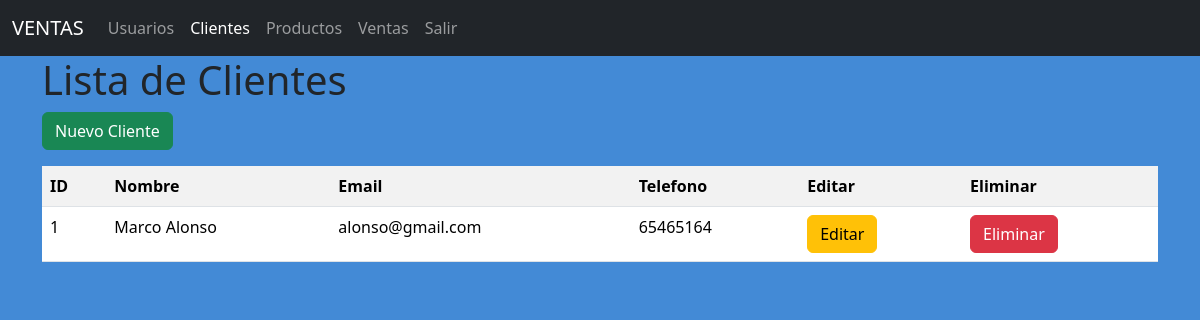
/clientes/, run on the app's committed database.
### models/cliente_model.py (models this page shows, shortened)
class Cliente(db.Model):
    __tablename__ = "clientes"
    id = db.Column(db.Integer,primary_key = True)
    nombre = db.Column(db.String(80),nullable=False)
    email = db.Column(db.String(100),nullable=False)
    telefono = db.Column(db.String(20),nullable=False)
    ventas = db.relationship('Venta',back_populates='cliente')
    @staticmethod
    def get_all():
        return Cliente.query.all()

### controllers/cliente_controller.py (the view)
@cliente_bp.route("/")
def index():
    clientes = Cliente.get_all()
    return cliente_view.list(clientes)

### run.py (called while the page is built)
@app.context_processor
def inject_active_path():
    def is_active(path):
        return 'active' if request.path == path else ''
    return (dict(is_active = is_active))

### views/cliente_view.py (called while the page is built)
def list(clientes):
    return render_template('clientes/index.html',clientes= clientes)

### templates/clientes/index.html (shortened to what this page needs)
{% extends 'base.html' %}
{%block content%}
<h1>Lista de Clientes</h1>
<a href="{{url_for('cliente.create')}}" class="btn btn-success mb-3">Nuevo Cliente</a>
<table class="table table-striped">
    <tr>
        <th>ID</th>
        <th>Nombre</th>
        <th>Email</th>
        <th>Telefono</th>
        <th>Editar</th>
        <th>Eliminar</th>
    </tr>
    {%for item in clientes%}
    <tr>
        <td>{{item.id}}</td>
        <td>{{item.nombre}}</td>
        <td>{{item.email}}</td>
        <td>{{item.telefono}}</td>
        <td>
            <a href="{{url_for('cliente.edit',id=item.id)}}" class="btn btn-warning">Editar</a>
        </td>
        <td>
            <a href="{{url_for('cliente.delete',id=item.id)}}" class="btn btn-danger">Eliminar</a>
        </td>
    </tr>
    {%endfor%}
</table>
{% endblock %}

### templates/base.html (style rules this page uses)
body { background-color: rgb(67, 138, 214); }

### data on the page
Cliente: id "1", nombre "Marco Alonso", email "alonso@gmail.com", telefono "65465164"
